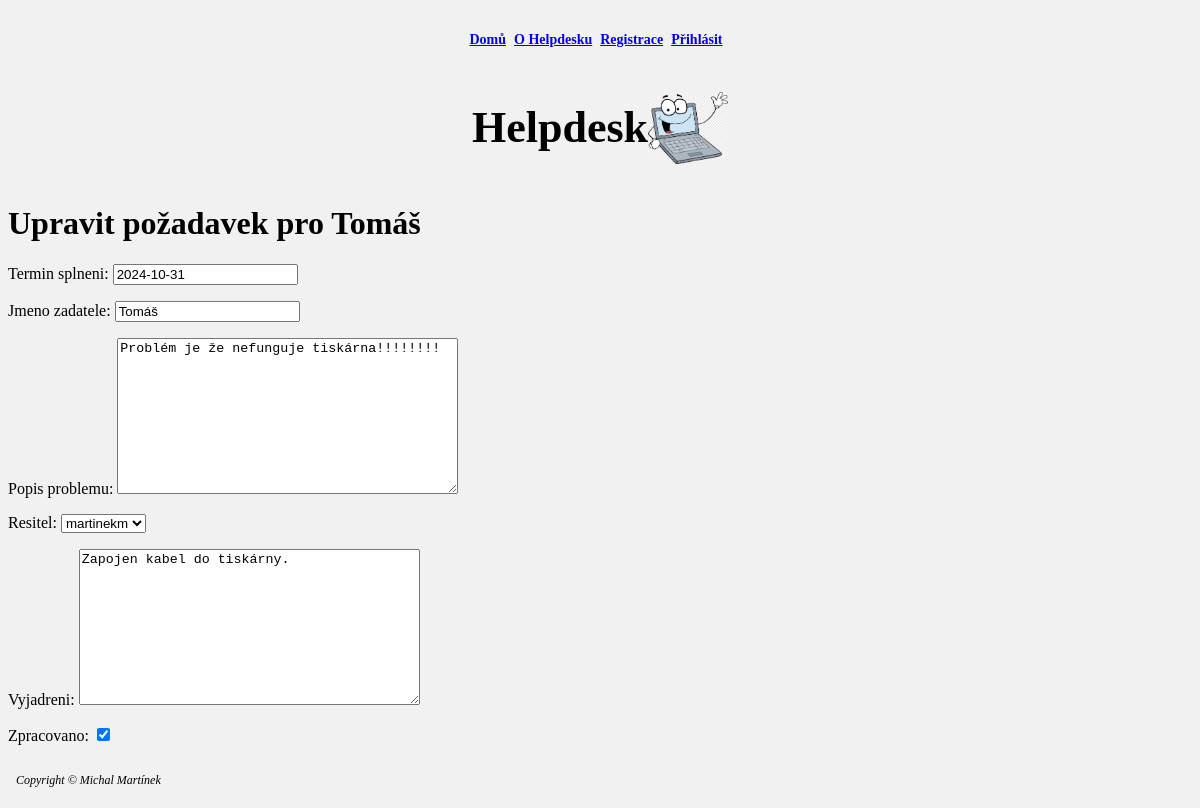
Before: /add_hd/HD_edit/1/ with the older database file.
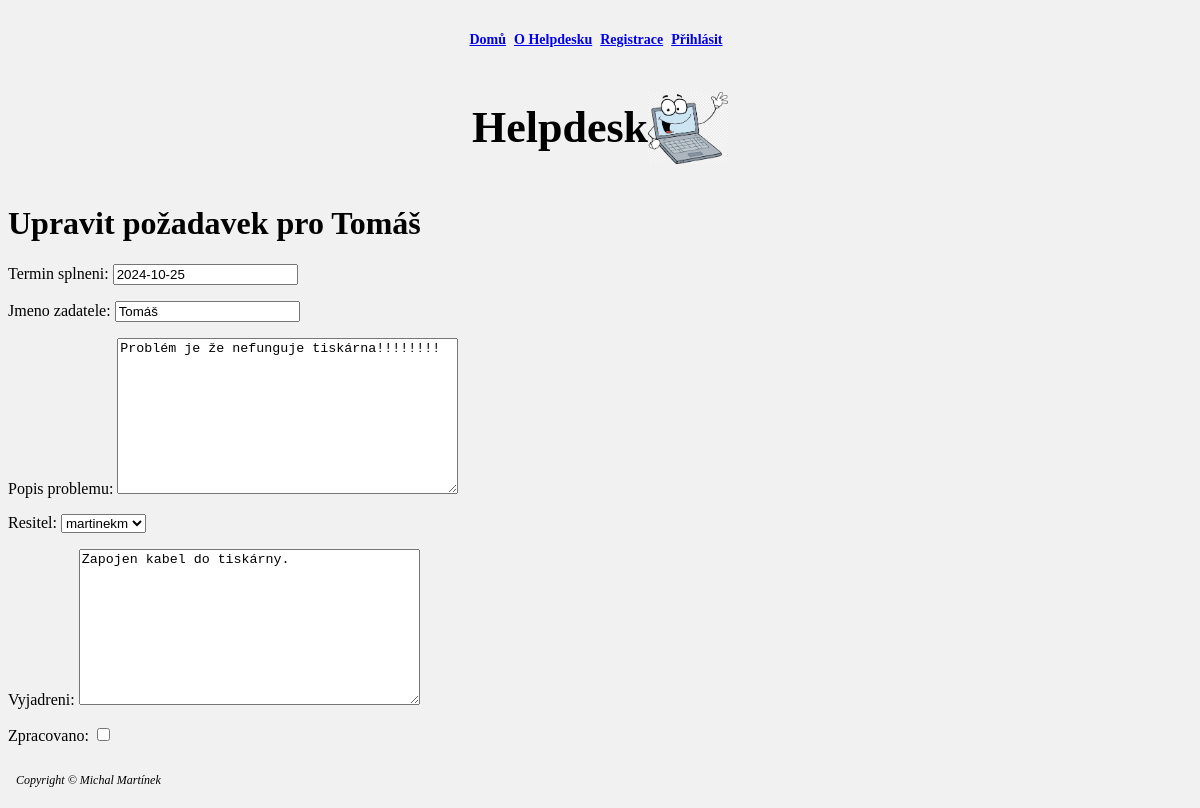
After: the same page with the newer database file.
### add_hd/models.py (models this page shows, shortened)
class Helpdesk(models.Model):
    datum_zalozeni = models.DateField(default=timezone.now)
    termin_splneni = models.DateField(default=get_default_termin_splneni)
    jmeno_zadatele = models.CharField(max_length=100)
    popis_problemu = models.TextField(default='Není k dispozici')
    resitel = models.ForeignKey(User, on_delete=models.SET_NULL, null=True, blank=True)
    vyjadreni = models.TextField(blank=True, null=True)
    zpracovano = models.BooleanField(default=False)

### add_hd/views.py (the view)
# urls.py: path('HD_edit/<int:pk>/', HelpdeskUpdateView.as_view(), name='HD_edit'),
class HelpdeskUpdateView(UpdateView):
    model = Helpdesk
    form_class = HelpdeskForm
    template_name = 'HD_edit.html'
    success_url = reverse_lazy('HDD_list')
    def get_context_data(self, **kwargs):
        context = super().get_context_data(**kwargs)
        context['title'] = 'Upravit požadavek'
        return context

### add_hd/forms.py
class HelpdeskForm(forms.ModelForm):
    class Meta:
        model = Helpdesk
        fields = ['termin_splneni', 'jmeno_zadatele', 'popis_problemu', 'resitel', 'vyjadreni', 'zpracovano']

### add_hd/templates/HD_edit.html (shortened to what this page needs)
{% extends "master.html" %}
{% block content %}
<h1>Upravit požadavek pro {{ form.instance.jmeno_zadatele }}</h1>
<form method="post">
    {{ form.as_p }}
    <button type="submit" class="btn">Uložit změny</button>
</form>
<a href="{% url 'HDD_list' %}" class="btn">Zrušit</a>
{% endblock %}

### core/templates/master.html (shortened to what this page needs)
{% load static %}
<!DOCTYPE html>
<html>
<head>
</head>
<body class="body">
{% include 'header.html' %}
{% block content %}
{% endblock %}
{% include 'footer.html' %}
</body>
</html>

### core/templates/header.html (shortened to what this page needs)
{% load static %}
<header>
    <link rel="stylesheet" href="{% static 'css/styles.css' %}">
    <nav class="header_ul">
        <ul style="display: flex; list-style: none; padding: 0;">
            <li style="margin-right: 8px;"><a href="{% url 'home' %}">Domů</a></li>
            <li style="margin-right: 8px;"><a href="{% url 'about' %}">O Helpdesku</a></li>
            <li style="margin-right: 8px;"><a href="{% url 'register' %}">Registrace</a></li>
            {% if user.is_authenticated %}
                <li style="margin-right: 8px;"><a href="{% url 'HD_list' %}">HelpDesk List</a></li>
                <li style="display: inline;">
                    <form method="post" action="{% url 'logout' %}" style="display: inline;">
                        {% csrf_token %}
                        <a href="#" onclick="this.closest('form').submit(); return false;" style="color:blue; text-decoration:underline; cursor:pointer;">Logout</a>
                    </form>
                </li>
            {% else %}
                <li style="margin-right: 8px;"><a href="{% url 'login' %}">Přihlásit</a></li>
            {% endif %}
    </ul>
</nav>
    <div class="nav1" id="nav1">
         Helpdesk
        <img id="logo" src="{% static 'img/ok_1.png' %}"  alt="logo" width="80px">
    </div>
</header>

### core/templates/footer.html
{% load static %}
<footer class="footer">
  <p>Copyright &copy; Michal Martínek</p>
  </footer>

### static/css/styles.css (style rules this page uses)
.nav1 { background-color: #f1f1f1; display: flex; justify-content: center; align-items: center; padding: 20px; font-size: 44px; font-weight: bold; }
.header_ul { background-color: #f1f1f1; display: flex; justify-content: center; align-items: center; padding: 10px; font-size: 14px; font-weight: bold; }
.body { background-color: #f1f1f1; }
.footer { background-color: #f1f1f1; display: block; justify-content: left; align-items: center; padding: 8px; font-size: 12px; font-style: italic; position: absolute; bottom: 0; width: 80%; }

Changed rows visible on the page:
changed Helpdesk "Tomáš": termin_splneni "2024-10-31" → "2024-10-25"; zpracovano "☑" → "☐"
